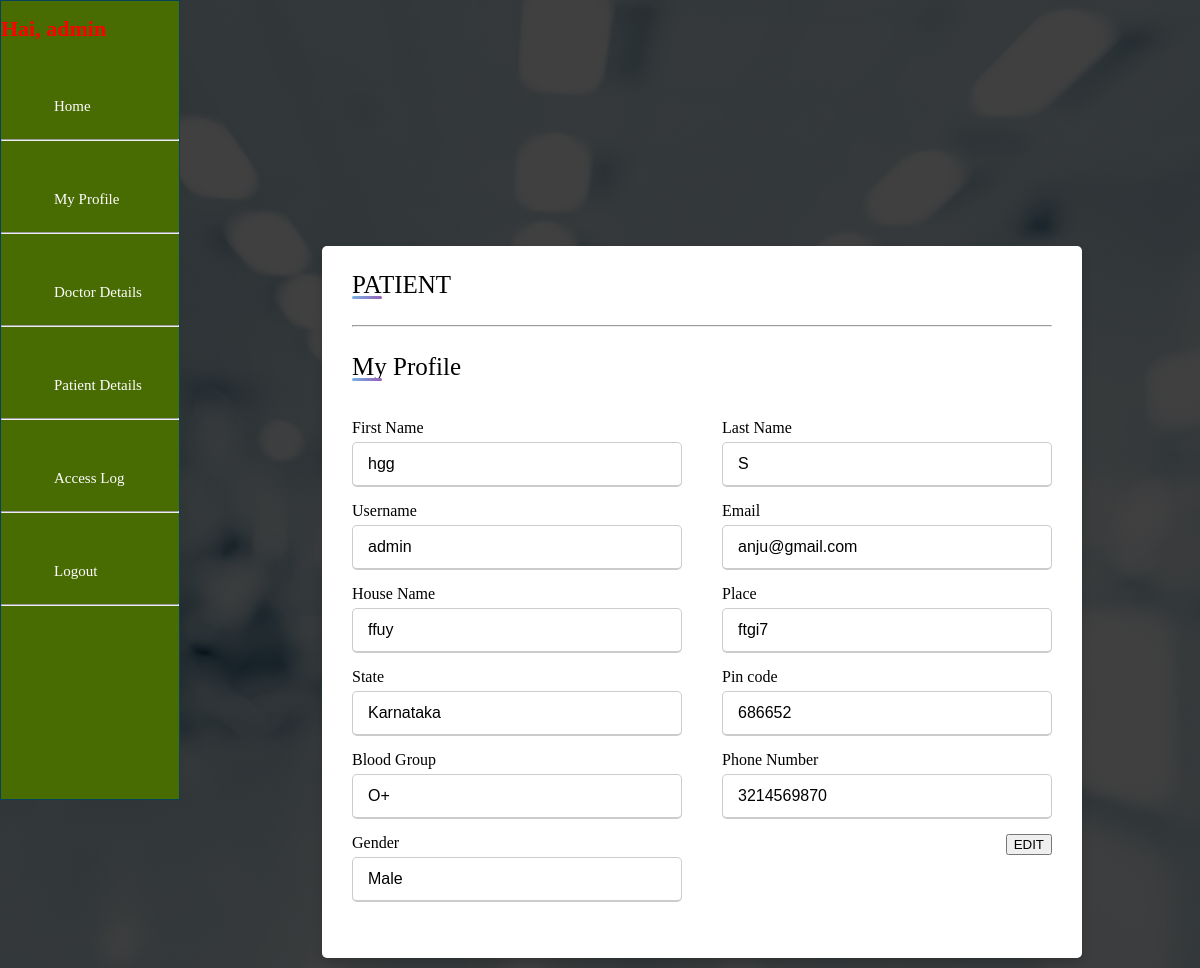
The app's page /patient/patient.php (signed in) with its own data.
### tables this page shows
CREATE TABLE `patient` (
  `p_id` int(10) NOT NULL,
  `p_fname` varchar(255) NOT NULL,
  `p_lname` varchar(255) NOT NULL,
  `p_username` varchar(255) NOT NULL,
  `p_email` varchar(255) NOT NULL,
  `p_address` varchar(255) NOT NULL,
  `p_city` varchar(255) NOT NULL,
  `p_state` varchar(255) NOT NULL,
  `p_pincode` varchar(10) NOT NULL,
  `p_bloodgroup` varchar(10) NOT NULL,
  `p_DOB` date NOT NULL,
  `p_phno` varchar(12) NOT NULL,
  `p_password` varchar(255) NOT NULL,
  `p_gender` varchar(100) NOT NULL,
  `med_history` varchar(1000) NOT NULL
);

### patient/patient.php (the view, shortened to what this page needs)
<?php
$username = $_SESSION['user'];
include "../inc/connection.php";
$sql = "SELECT * FROM `patient` WHERE p_username = '$username' ";
$result = mysqli_query($conn,$sql);
$pf = mysqli_fetch_array($result);
?>
   <?php include '../inc/side.php'; ?>
<!DOCTYPE html>
<html lang="en" dir="ltr">
  <head>
    <link rel="stylesheet" href="../css/adminstyle.css">
   </head>
<body>
  <div class="profile">
  <div class="container">
    <div class="title">PATIENT</div>
    <br><hr><br>
    <div class="title">My Profile</div>
    <br>
    <div class="content">
      <form action="edit.php" method="POST">
        <div class="user-details">
          <div class="input-box">
            <span class="details">First Name</span>
            <input type="text" name="fname" value="<?php echo $pf["p_fname"]; ?>" required>
          </div>
          <div class="input-box">
            <span class="details">Last Name</span>
            <input type="text" name="lname" value="<?php echo $pf["p_lname"]; ?>" required>
          </div>
          <div class="input-box">
            <span class="details">Username</span>
            <input type="text" name="username" value="<?php echo $pf["p_username"]; ?>" required>
          </div>
          <div class="input-box">
            <span class="details">Email</span>
            <input type="text" name="email" value="<?php echo $pf["p_email"]; ?>" required>
          </div>
          <div class="input-box">
            <span class="details">House Name</span>
            <input type="text" name="address" value="<?php echo $pf["p_address"]; ?>" required>
          </div>
          <div class="input-box">
            <span class="details">Place</span>
            <input type="text" name="city" value="<?php echo $pf["p_city"]; ?>" required>
          </div>
          <div class="input-box">
            <span class="details">State</span>
            <input type="text" name="state" value="<?php echo $pf["p_state"]; ?>" required>
          </div>
          <div class="input-box">
            <span class="details">Pin code</span>
            <input type="text" name="pin" value="<?php echo $pf["p_pincode"]; ?>" required>
          </div>
          <div class="input-box">
            <span class="details">Blood Group</span>
            <input type="text" name="bgroup" value="<?php echo $pf["p_bloodgroup"]; ?>" required>
          </div>
          <div class="input-box">
            <span class="details">Phone Number</span>
            <input type="text" name="phno" value="<?php echo $pf["p_phno"]; ?>"  required>
          </div>
        <div class="input-box">
          <span class="details">Gender</span>
          <input type="text" name="gender" value="<?php echo $pf["p_gender"]; ?>" required>
        </div>
      </form>
      <a href="edit.php"><input type="button" value="EDIT"></a>
    </div>
  </div>
</div>
</body>
</html>

### css/adminstyle.css (style rules this page uses)
body { background-color: #E7E7E7; background-image: linear-gradient(rgba(0, 0, 0, 0.75),rgba(0,0,0,0.75)),url(../img/b1.jpeg); background-repeat: no-repeat; background-attachment: fixed; background-size: cover; margin: 0; }
.profile { height: auto; display: flex; justify-content: center; align-items: center; padding: 10px; margin-top: 0%; overflow: hidden; }
.profile .container { max-width: 700px; width: 100%; background-color: #fff; padding: 25px 30px; border-radius: 5px; box-shadow: 0 5px 10px rgba(0,0,0,0.15); }
.profile .container .title { font-size: 25px; font-weight: 500; position: relative; }
.profile .container .title::before { content: ""; position: absolute; left: 0; bottom: 0; height: 3px; width: 30px; border-radius: 5px; background: linear-gradient(135deg, #71b7e6, #9b59b6); }
.profile .content form .user-details { display: flex; flex-wrap: wrap; justify-content: space-between; margin: 20px 0 12px 0; }
form .user-details .input-box { margin-bottom: 15px; width: calc(100% / 2 - 20px); }
form .input-box span.details { display: block; font-weight: 500; margin-bottom: 5px; }
.profile .user-details .input-box input { height: 45px; width: 100%; outline: none; font-size: 16px; border-radius: 5px; padding-left: 15px; border: 1px solid #ccc; border-bottom-width: 2px; transition: all 0.3s ease; }

### inc/side.php (style rules this page uses)
body { background-color: #E7E7E7; margin: 0; }

### patient/patient.php (style rules this page uses)
.profile { margin-top: -97%; margin-left: 17%; }

### records on screen
patient: fname "hgg", lname "S", username "admin", email "anju@gmail.com", address "ffuy", city "ftgi7", state "Karnataka", pin "686652", bgroup "O+", phno "3214569870", gender "Male"
